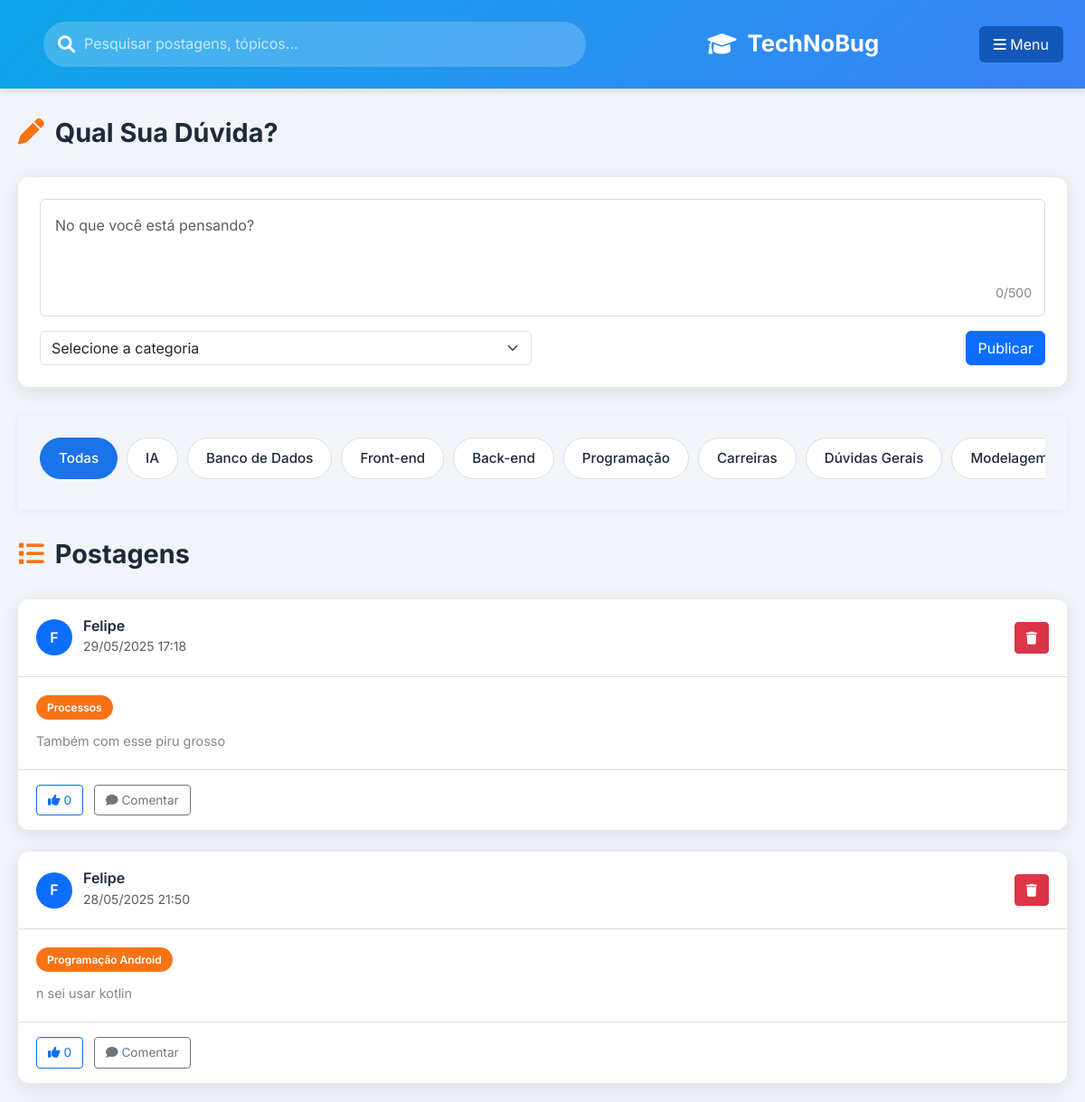
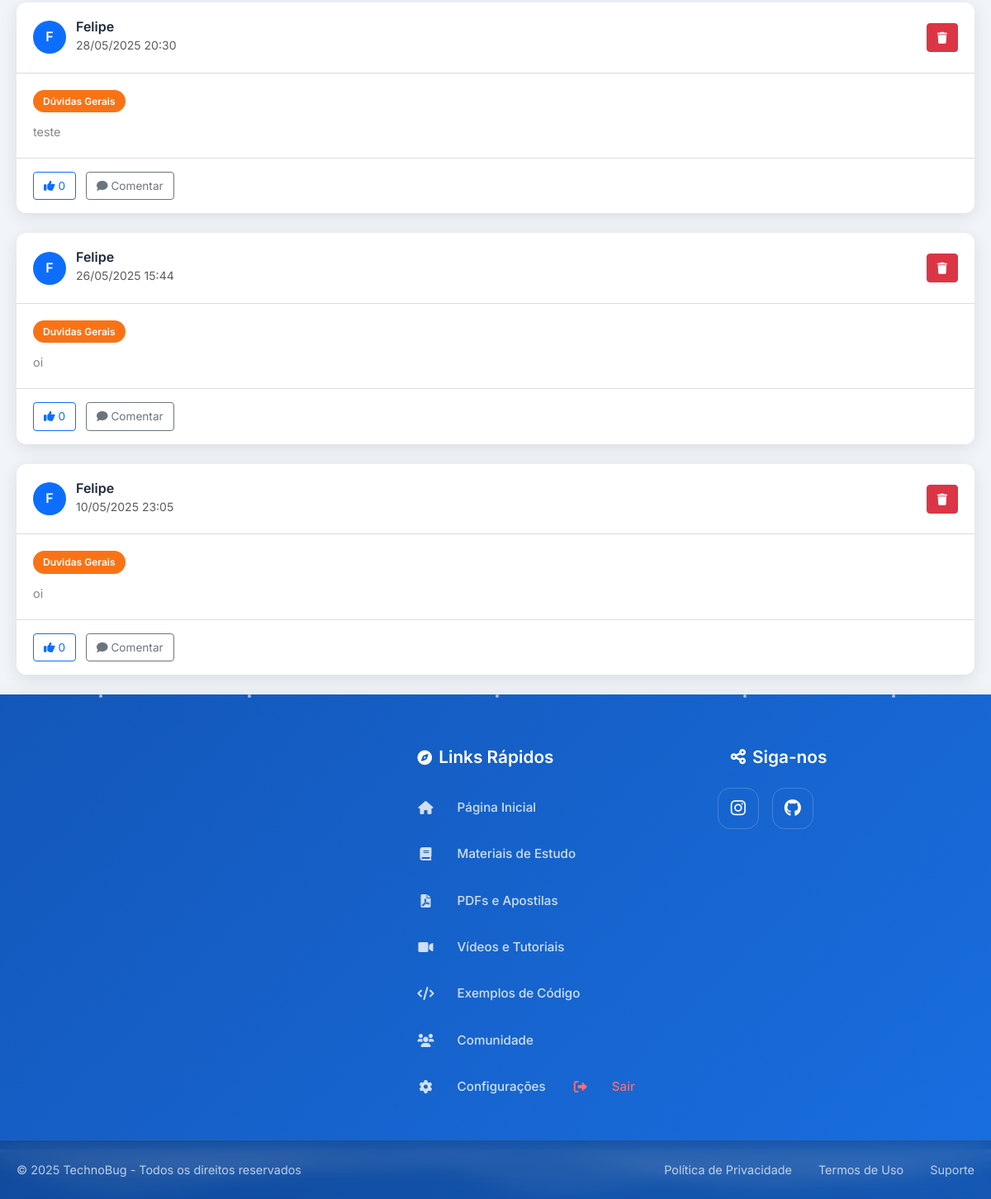
/telainicial (signed in), run on the app's committed database (2 pictures, top to bottom).
### backend/models.py (models this page shows, shortened)
class Post(db.Model):
    __tablename__ = 'posts'
    id = db.Column(db.Integer, primary_key=True)
    content = db.Column(db.Text, nullable=False)
    category = db.Column(db.String(50), nullable=False, default='Dúvidas Gerais')
    created_at = db.Column(db.DateTime, default=lambda: datetime.now(BRASILIA_TZ))
    user_id = db.Column(db.Integer, db.ForeignKey('users.id'), nullable=False)
    author = db.relationship('User', backref=db.backref('posts', lazy=True))

class User(db.Model):
    __tablename__ = 'users'
    id = db.Column(db.Integer, primary_key=True)
    username = db.Column(db.String(64), index=True, nullable=False)
    email = db.Column(db.String(120), index=True, unique=True, nullable=False)
    password = db.Column(db.String(128), nullable=True)  # Permitir nulo para autenticação Google
    created_at = db.Column(db.DateTime, default=lambda: datetime.now(BRASILIA_TZ))
    is_admin = db.Column(db.Boolean, default=False)  # Adicionado para suportar badges de admin
    is_moderator = db.Column(db.Boolean, default=False)  # Adicionado para suportar badges de moderador

### app.py (the view, shortened to what this page needs)
@app.route('/telainicial', methods=['GET', 'POST'])
def telainicial():
    user_id = session.get('user_id')
    if not user_id:
        flash('Por favor, faça login para acessar esta página.', 'error')
        return redirect(url_for('registroelogin'))
    user = db.session.get(User, user_id)
    if not user:
        session.clear()
        flash('Sua sessão expirou ou o usuário não existe mais.', 'error')
        return redirect(url_for('registroelogin'))
    posts = Post.query.options(
        db.joinedload(Post.comments).joinedload(Comment.author),
        db.joinedload(Post.comments).joinedload(Comment.replies).joinedload(Comment.author)
    ).order_by(Post.created_at.desc()).all()
    return render_template('telainicial.html', user=user, posts=posts)

### templates/telainicial.html (shortened to what this page needs)
<!DOCTYPE html>
<html lang="pt-BR">
<head>
    <link rel="stylesheet" href="https://cdnjs.cloudflare.com/ajax/libs/font-awesome/6.4.0/css/all.min.css">
    <link href="https://cdn.jsdelivr.net/npm/bootstrap@5.3.0/dist/css/bootstrap.min.css" rel="stylesheet">
    <link rel="stylesheet" href="{{ url_for('static', filename='css/telainicial.css') }}">
    <link rel="stylesheet" href="{{ url_for('static', filename='css/footer.css') }}">
</head>
<body>
    <header class="app-header">
        <div class="header-content">
            <div class="search-bar">
                <i class="fas fa-search"></i>
                <input type="text" placeholder="Pesquisar postagens, tópicos...">
            </div>
            <div class="logo" onclick="window.location.href = '{{ url_for('telainicial') }}';" style="cursor: pointer;">
                <i class="fas fa-graduation-cap"></i>
                <span>TechNoBug</span>
            </div>
            <button class="btn menu-btn" type="button" data-bs-toggle="offcanvas" data-bs-target="#offcanvasMenu" aria-controls="offcanvasMenu">
                <i class="fas fa-bars"></i>
                <span>Menu</span>
            </button>
        </div>
    </header>
    <div class="container">
        <main class="main-content">
            <div class="section-header">
                <h2 class="section-title">
                    <i class="fas fa-pen"></i>
                    <span>Qual Sua Dúvida?</span>
                </h2>
            </div>
            <div class="post-creation-card">
                <form class="post-form">
                    <div class="mb-3 position-relative">
                        <textarea class="form-control" name="post_content" rows="4" placeholder="No que você está pensando?" required></textarea>
                        <div class="char-counter">0/500</div>
                    </div>
                    <div class="row align-items-center">
                        <div class="col-md-6 mb-3 mb-md-0">
                            <select class="form-select" name="category" required>
                                <option value="" disabled selected>Selecione a categoria</option>
                            </select>
                        </div>
                        <div class="col-md-6 text-md-end">
                            <button type="submit" class="btn btn-primary">Publicar</button>
                        </div>
                    </div>
                </form>
            </div>
            <nav class="category-nav">
                <div class="categories-wrapper">
                    <div class="categories">
                        <span class="category active" data-category="Todas">Todas</span>
                        <span class="category" data-category="IA">IA</span>
                        <span class="category" data-category="Banco de Dados">Banco de Dados</span>
                        <span class="category" data-category="Front-end">Front-end</span>
                        <span class="category" data-category="Back-end">Back-end</span>
                        <span class="category" data-category="Programação">Programação</span>
                        <span class="category" data-category="Carreiras">Carreiras</span>
                        <span class="category" data-category="Dúvidas Gerais">Dúvidas Gerais</span>
                        <span class="category" data-category="Modelagem a Banco de Dados">Modelagem a Banco de Dados</span>
                    </div>
                </div>
            </nav>
            <div class="section-header">
                <h2 class="section-title">
                    <i class="fas fa-list"></i>
                    <span>Postagens</span>
                </h2>
            </div>
            <div class="post-list">
                {% if posts %}
                    {% for post in posts %}
                        <div class="post-card" data-post-id="{{ post.id }}" data-category="{{ post.category }}">
                            <div class="post-header">
                                <div class="user-info">
                                    <div class="avatar">
                                        <div class="avatar-initials bg-primary text-white rounded-circle d-flex justify-content-center align-items-center">
                                            {{ post.author.username[0]|upper }}
                                        </div>
                                    </div>
                                    <div>
                                        <h5 class="username">{{ post.author.username }}</h5>
                                        <small class="text-muted">{{ post.created_at.strftime('%d/%m/%Y %H:%M') }}</small>
                                    </div>
                                </div>
                                {% if post.user_id == user.id %}
                                    <div class="post-actions">
                                        <button class="btn btn-sm btn-danger delete-post" data-post-id="{{ post.id }}">
                                            <i class="fas fa-trash"></i>
                                        </button>
                                    </div>
                                {% endif %}
                            </div>
                            <div class="post-content">
                                <div class="post-category-tag">{{ post.category }}</div>
                                <p>{{ post.content }}</p>
                            </div>
                            <div class="post-footer">
                                <button class="btn btn-sm btn-outline-primary like-btn" data-post-id="{{ post.id }}">
                                    <i class="fas fa-thumbs-up"></i> <span class="like-count">0</span>
                                </button>
                                <a href="{{ url_for('post_comments', post_id=post.id) }}" class="btn btn-sm btn-outline-secondary comment-btn">
                                    <i class="fas fa-comment"></i> Comentar
                                </a>
                            </div>
                        </div>
                    {% endfor %}
                {% endif %}
            </div>
        </main>
    </div>
    {% include 'footer.html' %}
</body>
</html>

### templates/footer.html (shortened to what this page needs)
<!DOCTYPE html>
<html lang="pt-BR">
<head>
    <link rel="stylesheet" href="https://cdnjs.cloudflare.com/ajax/libs/font-awesome/6.0.0-beta3/css/all.min.css">
    <link rel="stylesheet" href="footer.css">
</head>
<body>
    <footer class="site-footer">
        <div class="footer-background-effects">
            <div class="floating-particle"></div>
            <div class="floating-particle"></div>
            <div class="floating-particle"></div>
            <div class="floating-particle"></div>
            <div class="floating-particle"></div>
        </div>
        <div class="container footer-container">
            <div class="footer-nav">
                <h5><i class="fas fa-compass"></i> Links Rápidos</h5>
                <ul class="nav">
                    <li class="nav-item">
                        <a class="nav-link" href="{{ url_for('telainicial') }}">
                            <i class="fas fa-home"></i>
                            <span>Página Inicial</span>
                        </a>
                    </li>
                    <li class="nav-item">
                        <a class="nav-link" href="{{ url_for('materiais') }}">
                            <i class="fas fa-book"></i>
                            <span>Materiais de Estudo</span>
                        </a>
                    </li>
                    <li class="nav-item">
                        <a class="nav-link" href="{{ url_for('pdfs') }}">
                            <i class="fas fa-file-pdf"></i>
                            <span>PDFs e Apostilas</span>
                        </a>
                    </li>
                    <li class="nav-item">
                        <a class="nav-link" href="{{ url_for('videos') }}">
                            <i class="fas fa-video"></i>
                            <span>Vídeos e Tutoriais</span>
                        </a>
                    </li>
                    <li class="nav-item">
                        <a class="nav-link" href="{{ url_for('codigo') }}">
                            <i class="fas fa-code"></i>
                            <span>Exemplos de Código</span>
                        </a>
                    </li>
                    <li class="nav-item">
                        <a class="nav-link" href="#">
                            <i class="fas fa-users"></i>
                            <span>Comunidade</span>
                        </a>
                    </li>
                    <li class="nav-item">
                        <a class="nav-link" href="#">
                            <i class="fas fa-cog"></i>
                            <span>Configurações</span>
                        </a>
                    </li>
                    <li class="nav-item">
                        <a class="nav-link logout-link" href="{{ url_for('logout') }}">
                            <i class="fas fa-sign-out-alt"></i>
                            <span>Sair</span>
                        </a>
                    </li>
                </ul>
            </div>
            <div class="footer-socials">
                <h5><i class="fas fa-share-alt"></i> Siga-nos</h5>
                <div class="social-icons">
                    <a href="https://www.instagram.com" target="_blank" aria-label="Instagram" class="social-instagram">
                        <i class="fab fa-instagram"></i>
                    </a>
                    <a href="https://www.github.com" target="_blank" aria-label="GitHub" class="social-github">
                        <i class="fab fa-github"></i>
                    </a>
                </div>
            </div>
        </div>
        <div class="footer-wave">
        </div>
        <div class="footer-copyright">
            <div class="copyright-content">
                <p>© 2025 TechnoBug - Todos os direitos reservados</p>
                <div class="footer-links">
                    <a href="#">Política de Privacidade</a>
                    <a href="#">Termos de Uso</a>
                    <a href="#">Suporte</a>
                </div>
            </div>
        </div>
    </footer>
</body>
</html>

### data on the page
Post: author "F", author.username "Felipe", created_at "29/05/2025 17:18", category "Processos", content "Também com esse piru grosso"
Post: author "F", author.username "Felipe", created_at "28/05/2025 21:50", category "Programação Android", content "n sei usar kotlin"
Post: author "F", author.username "Felipe", created_at "28/05/2025 20:30", category "Dúvidas Gerais", content "teste"
Post: author "F", author.username "Felipe", created_at "26/05/2025 15:44", category "Duvidas Gerais", content "oi"
Post: author "F", author.username "Felipe", created_at "10/05/2025 23:05", category "Duvidas Gerais", content "oi"
